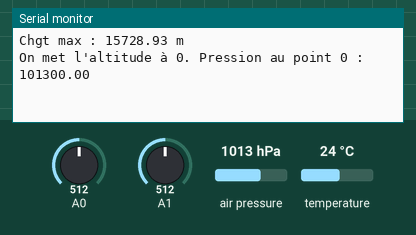
A sketch run on a simulated Arduino Pro Mini, built with avr-gcc and run on an emulated ATmega328P. Shown: the last lines printed to the serial monitor. Wiring (inferred from the names in the program): BMP180 pressure sensor at I2C address 0x77. The inputs (shaded band) are chosen by the test bench; at power-on: air pressure 1013 hPa, A0 = 512, A1 = 512, temperature 24 °C. The modem accepts every AT command (registered, SIM ready, sends succeed) and sends nothing else.

Above: at 1.5 s.
1.6 s: air pressure set to 952 hPa
At 3.2 s:
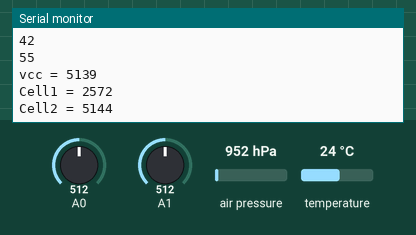
3.8 s: A0 set to 716
At 5.1 s:
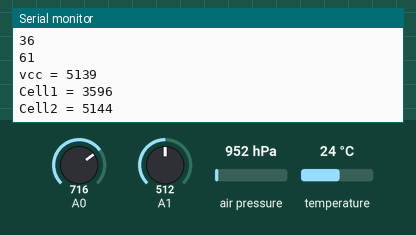
5.3 s: A1 set to 716
6.8 s: temperature set to 12 °C
At 7.3 s:
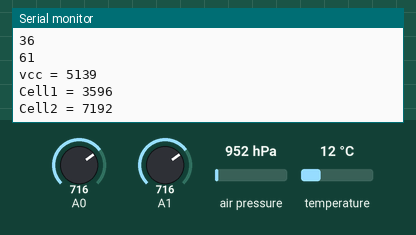
8.3 s: A0 set to 992
At 9.6 s:
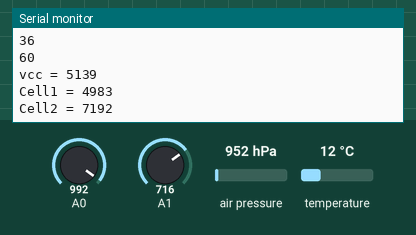
9.8 s: A1 set to 992
At 12.1 s:
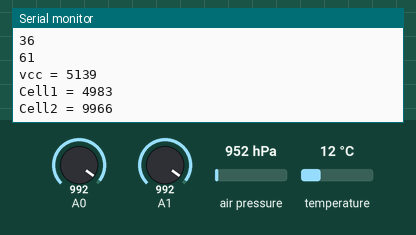
Timing chart, 0 to 12.3 s (numbered marks = the images above; inputs shaded):
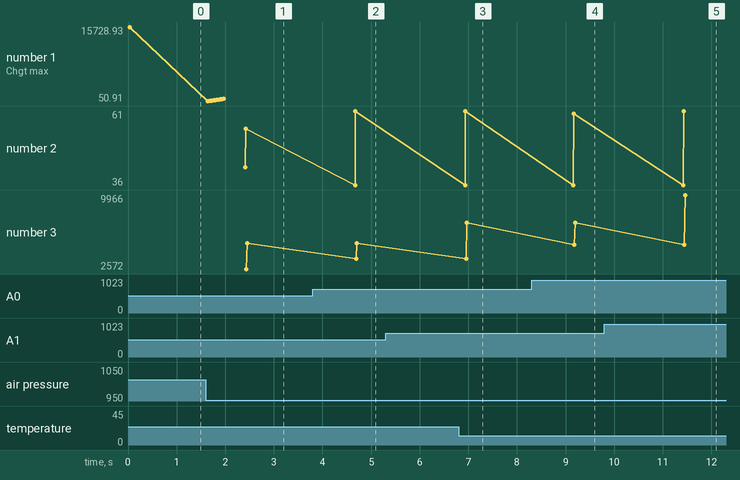

The sketch:

AltitudeTempBMP085.ino
```cpp
//#include <LiquidCrystal.h>

// Author: Grmis, 04/2013
// Arduino Pro Mini 3.3v connected to BMP085 barometer breackout
// throught I2C
// Arduino connected to 'RX' line of FrSky D8R-2 receiver
// through digital Pin (use SoftSerial with inversion)
// Although the arduino is 3.3v, it seems that the 5v receiver understands it :-)

// code based on the original codes by:
// Rolf R Bakke
// R.Schlohan
// BMP085 Extended Example Code by: Jim Lindblom (SparkFun Electronics)
// BMP - Arduino
// GND - GND
// 3.3 - 3.3
// SDA - A4
// SCL - A5


#include <Wire.h> // I2C to communiucate with the sensor
#include <SoftwareSerial.h> // To communicate with the FrSky RX
#include <Time.h>

#define BMP085_ADDRESS 0x77  // I2C address of BMP085

const unsigned char OSS = 3;  // Oversampling Setting 3 => max precision
// Calibration values
int ac1;
int ac2;
int ac3;
unsigned int ac4;
unsigned int ac5;
unsigned int ac6;
int b1;
int b2;
int mb;
int mc;
int md;

// b5 is calculated in bmp085GetTemperature(...), this variable is also used in bmp085GetPressure(...
// so ...Temperature(...) must be called before ...Pressure(...).
long b5;

short temperature; // Temperature, in 0.1 degrees.
short max_temp,min_temp; // Maximum Temperature, in 0.1 degrees.
long pressure; // in Pa
float altitude;
float max_altitude;
//uint16_t max_alt=0;
const int AverageValueCount=10;         // the number of values that will be used to calculate a new average value
int count=0;
long pressure_values[AverageValueCount];// Aray to store the previous pressure values
//const float p0 = 101325;     // Pressure at sea level (Pa)
float p0 = 101325;

#define PIN_SerialTX 2       // the pin to transmit the serial data to the frsky telemetry enabled receiver
#define PIN_Led 13
#define PIN_VoltageCell1 0    //  Pin for measuring Voltage of cell 1 ( Analog In Pin! )
#define PIN_VoltageCell2 1    //  Pin for measuring Voltage of cell 2 ( Analog In Pin! )
#define PIN_VoltageCell3 2    //  Pin for measuring Voltage of cell 3 ( Analog In Pin! )

// Software Serial is used including the Inverted Signal option ( the "true" in the line below )
// The corresponding pin has to be connected to the 'rx' pin of the receiver
SoftwareSerial mySerial(0, PIN_SerialTX,true);

#define FRSKY_USERDATA_GPS_ALT_B    0x01
#define FRSKY_USERDATA_TEMP1        0x02
#define FRSKY_USERDATA_RPM          0x03
#define FRSKY_USERDATA_FUEL         0x04
#define FRSKY_USERDATA_TEMP2        0x05
#define FRSKY_USERDATA_CELL_VOLT    0x06

#define FRSKY_USERDATA_GPS_ALT_A    0x09
#define FRSKY_USERDATA_BARO_ALT_B   0x10
#define FRSKY_USERDATA_GPS_SPEED_B  0x11
#define FRSKY_USERDATA_GPS_LONG_B   0x12
#define FRSKY_USERDATA_GPS_LAT_B    0x13
#define FRSKY_USERDATA_GPS_CURSE_B  0x14
#define FRSKY_USERDATA_GPS_DM       0x15
#define FRSKY_USERDATA_GPS_YEAR     0x16
#define FRSKY_USERDATA_GPS_HM       0x17
#define FRSKY_USERDATA_GPS_SEC      0x18
#define FRSKY_USERDATA_GPS_SPEED_A  0x19
#define FRSKY_USERDATA_GPS_LONG_A   0x1A
#define FRSKY_USERDATA_GPS_LAT_A    0x1B
#define FRSKY_USERDATA_GPS_CURSE_A  0x1C

#define FRSKY_USERDATA_BARO_ALT_A   0x21
#define FRSKY_USERDATA_GPS_LONG_EW  0x22
#define FRSKY_USERDATA_GPS_LAT_EW   0x23
#define FRSKY_USERDATA_ACC_X        0x24
#define FRSKY_USERDATA_ACC_Y        0x25
#define FRSKY_USERDATA_ACC_Z        0x26

#define FRSKY_USERDATA_CURRENT      0x28

#define FRSKY_USERDATA_VOLTAGE_B    0x3A
#define FRSKY_USERDATA_VOLTAGE_A    0x3B

unsigned long lastMillisFrame1,lastMillisFrame2,lastMillisFrame3,startMillis;

//un-comment the line below if you want some messages to be transmitted on the serial line (to console/PC)
#define DEBUG

void setup() {
  Wire.begin();
#ifdef DEBUG
  Serial.begin(9600);
#endif

  // set the data rate for the SoftwareSerial port
  // this is the speed of the UART of the FrSky  receiver
  mySerial.begin(9600);

// Read the (factory) calibration data of the pressure sensor
  bmp085Calibration();


  //SendValue(FRSKY_USERDATA_VOLTAGE_B,0);
  //SendValue(FRSKY_USERDATA_VOLTAGE_A,0);
  //SendValue(FRSKY_USERDATA_CURRENT,3);

  //10 mesures pour moyenner
  for (int i=0;i<AverageValueCount;i++) pressure_values[i]=0;
  altitude=getAltitude();
  altitude=getAltitude();
  altitude=getAltitude();
  altitude=getAltitude();
  altitude=getAltitude();
  altitude=getAltitude();
  altitude=getAltitude();
  altitude=getAltitude();
  altitude=getAltitude();
  altitude=getAltitude();
  p0 = pressure; // L'altitude de reference est l'altitude courante
  #ifdef DEBUG
  Serial.print("On met l'altitude à 0. Pression au point 0 : ");
  Serial.println(p0);
  #endif
  max_temp=-999;
  min_temp=999;
  max_altitude = 0;
  startMillis = millis();
}

short n=0;
void loop() {
   altitude=getAltitude();

#ifdef DEBUG
  n++;
#endif
  // Frame to send every 300ms
  if( (lastMillisFrame1 + 300) <=millis()) {
  ledOn();
  SendAlt(max_altitude);
   SendValue(FRSKY_USERDATA_TEMP2 , altitude);
    lastMillisFrame1=millis();
   ledOff();


  // Frame to send every 2s
  if( (lastMillisFrame2 + 2000) <=millis()) {
    SendCellVoltage(0,ReadVoltage(PIN_VoltageCell1));
    SendCellVoltage(1,ReadVoltage(PIN_VoltageCell2) * 2);//On multiplie par 2 carpontdiviseur de tension 1:2
    SendSec();
    //On transmet les heures/minutes que l'on a changé de minutes
    //if( ((millis() - startMillis) / 60000) != ((lastMillisFrame2 - startMillis) / 60000))
    //{
      SendHourMinutes();
    //}
#ifdef DEBUG
    Serial.print("Temperature: ");
    Serial.print(temperature, DEC);
    Serial.println(" *0.1 deg C");
    Serial.print("Pressure: ");
    Serial.print(pressure, DEC);
    Serial.println(" Pa");

    Serial.print("Altitude: ");
    Serial.print(altitude, 2);
    Serial.println(" m");
    Serial.print("Max : ");
    Serial.print(max_altitude, 2);
    Serial.println(" m");
    Serial.println((millis()-lastMillisFrame2)/n);
    Serial.println(n);n=0;
    Serial.print("vcc = ");
    Serial.println(readVccMv());
    Serial.print("Cell1 = ");
    Serial.println(ReadVoltage(PIN_VoltageCell1));
    Serial.print("Cell2 = ");
    Serial.println(ReadVoltage(PIN_VoltageCell2)*2);
#endif
    lastMillisFrame2=millis();

  // Frame to send every 5s
  if( (lastMillisFrame3 + 5000) <=millis()) {
    SendTemperature(temperature/10);
    //SendValue(FRSKY_USERDATA_GPS_ALT_B,max_alt);
    lastMillisFrame3=millis();

  }
  }
  }

}

void SendValue(uint8_t ID, uint16_t Value) {
  uint8_t tmp1 = Value & 0x00ff;
  uint8_t tmp2 = (Value & 0xff00)>>8;
  mySerial.write(0x5E);
  mySerial.write(ID);
  if(tmp1 == 0x5E) {
    mySerial.write(0x5D);
    mySerial.write(0x3E);
  }
  else if(tmp1 == 0x5D) {
    mySerial.write(0x5D);
    mySerial.write(0x3D);
  }
  else {
    mySerial.write(tmp1);
  }
  if(tmp2 == 0x5E) {
    mySerial.write(0x5D);
    mySerial.write(0x3E);
  }
  else if(tmp2 == 0x5D) {
    mySerial.write(0x5D);
    mySerial.write(0x3D);
  }
  else {
    mySerial.write(tmp2);
  }
  mySerial.write(0x5E);
}
uint16_t ReadVoltage(int pin)
{
  // Convert the analog reading (which goes from 0 - 1023) to a millivolt value
  return uint16_t(
  //   (float) analogRead(pin) * (5.0 / 1023.0) *1000
  (float) analogRead(pin) * (float)(readVccMv() /1023.0)
    );

}
void SendCellVoltage(uint8_t cellID, uint16_t voltage) {
  voltage /= 2;
  uint8_t v1 = (voltage & 0x0f00)>>8 | (cellID<<4 & 0xf0);
  uint8_t v2 = (voltage & 0x00ff);
  uint16_t Value = (v1 & 0x00ff) | (v2<<8);
  SendValue(FRSKY_USERDATA_CELL_VOLT, Value);
}

void SendTemperature(int16_t tempc) {
  SendValue(FRSKY_USERDATA_TEMP1, tempc);
  if (tempc<min_temp) min_temp=tempc;
  //SendValue(FRSKY_USERDATA_TEMP2, min_temp);
}

void SendAlt(float alt)
{
  int16_t Meter = int16_t(alt);
  uint16_t Centimeter =  uint16_t((abs(alt) -abs(Meter)) *100);
  SendValue(FRSKY_USERDATA_BARO_ALT_B, Meter);
  SendValue(FRSKY_USERDATA_BARO_ALT_A, Centimeter);
}

void SendSec() {
  ///SendValue(FRSKY_USERDATA_GPS_SEC, second());
  unsigned long v_Second = (millis() - startMillis) / 1000;
  unsigned long v_Minutes = v_Second / 60;
  v_Second = v_Second - (v_Minutes * 60);
  SendValue(FRSKY_USERDATA_GPS_SEC, v_Second);
}
void SendHourMinutes() {
  unsigned int v_Second = (millis() - startMillis) / 1000;
  unsigned int v_Minutes = v_Second / 60;
  const uint16_t hm=  ( ( v_Minutes& 0x00ff)<<8 )+ (0 & 0x00ff);
  ///const uint16_t hm=  ( ( minute()& 0x00ff)<<8 )+ (hour() & 0x00ff);
  SendValue(FRSKY_USERDATA_GPS_HM,hm);
}

float getAltitude() {
  temperature=bmp085GetTemperature(bmp085ReadUT());
  pressure=bmp085GetPressure(bmp085ReadUP());
  pressure_values[count++]=pressure;
  if (count>=AverageValueCount) count=0;

  float average_pressure=0;
  for (int i=0;i<AverageValueCount;i++) average_pressure+=(float) pressure_values[i];
  average_pressure/=p0*AverageValueCount;
  //return ((float)44330 * (1 - pow(average_pressure, 0.190295)));
  float v_alt = ((float)44330 * (1 - pow(average_pressure, 0.190295)));
  if (v_alt > max_altitude)
  {
    max_altitude=v_alt;
    #ifdef DEBUG
    Serial.print("Chgt max : ");
    Serial.print(max_altitude, 2);
    Serial.println(" m");
    #endif
  }
  return v_alt;
}

void ledOn() {
  digitalWrite(PIN_Led,1);
}

void ledOff() {
  digitalWrite(PIN_Led,0);
}

/* readVcc - Read the real internal supply voltageof the arduino

 Improving Accuracy
 While the large tolerance of the internal 1.1 volt reference greatly limits the accuracy
 of this measurement, for individual projects we can compensate for greater accuracy.
 To do so, simply measure your Vcc with a voltmeter and with our readVcc() function.
 Then, replace the constant 1125300L with a new constant:

 scale_constant = internal1.1Ref * 1023 * 1000

 where

 internal1.1Ref = 1.1 * Vcc1 (per voltmeter) / Vcc2 (per readVcc() function)

 This calibrated value will be good for the AVR chip measured only, and may be subject to
 temperature variation. Feel free to experiment with your own measurements.
 */
/*
     Meine Versorgungsspannung per Multimeter =4,87V
 1,1*4870 /5115 =1,047311827957
 */
//const long scaleConst = 1071.4 * 1000 ; // internalRef * 1023 * 1000;
//const long scaleConst = 1125.300 * 1000 ; // internalRef * 1023 * 1000;
const long scaleConst = 1156.300 * 1000 ; // internalRef * 1023 * 1000;
int readVccMv() {
  // Read 1.1V reference against AVcc
  // set the reference to Vcc and the measurement to the internal 1.1V reference
#if defined(__AVR_ATmega32U4__) || defined(__AVR_ATmega1280__) || defined(__AVR_ATmega2560__)
  ADMUX = _BV(REFS0) | _BV(MUX4) | _BV(MUX3) | _BV(MUX2) | _BV(MUX1);
#elif defined (__AVR_ATtiny24__) || defined(__AVR_ATtiny44__) || defined(__AVR_ATtiny84__)
  ADMUX = _BV(MUX5) | _BV(MUX0);
#elif defined (__AVR_ATtiny25__) || defined(__AVR_ATtiny45__) || defined(__AVR_ATtiny85__)
  ADMUX = _BV(MUX3) | _BV(MUX2);
#else
  ADMUX = _BV(REFS0) | _BV(MUX3) | _BV(MUX2) | _BV(MUX1);
#endif

  delay(2); // Wait for Vref to settle
  ADCSRA |= _BV(ADSC); // Start conversion
  while (bit_is_set(ADCSRA,ADSC)); // measuring

  uint8_t low  = ADCL; // must read ADCL first - it then locks ADCH
  uint8_t high = ADCH; // unlocks both

  long result = (high<<8) | low;

  //result = 1125300L / result; // Calculate Vcc (in mV); 1125300 = 1.1*1023*1000
  result = scaleConst / result; // Calculate Vcc (in mV); 1125300 = 1.1*1023*1000
  return (int)result; // Vcc in millivolts
}

void bmp085Calibration()
{
  ac1 = bmp085ReadInt(0xAA);
  ac2 = bmp085ReadInt(0xAC);
  ac3 = bmp085ReadInt(0xAE);
  ac4 = bmp085ReadInt(0xB0);
  ac5 = bmp085ReadInt(0xB2);
  ac6 = bmp085ReadInt(0xB4);
  b1 = bmp085ReadInt(0xB6);
  b2 = bmp085ReadInt(0xB8);
  mb = bmp085ReadInt(0xBA);
  mc = bmp085ReadInt(0xBC);
  md = bmp085ReadInt(0xBE);
}

// Calculate temperature given ut.
// Value returned will be in units of 0.1 deg C
short bmp085GetTemperature(unsigned int ut) {
  long x1, x2;
  x1 = (((long)ut - (long)ac6)*(long)ac5) >> 15;
  x2 = ((long)mc << 11)/(x1 + md);
  b5 = x1 + x2;
  return ((b5 + 8)>>4);
}

// Calculate pressure given up
// calibration values must be known
// b5 is also required so bmp085GetTemperature(...) must be called first.
// Value returned will be pressure in units of Pa.
long bmp085GetPressure(unsigned long up)
{
  long x1, x2, x3, b3, b6, p;
  unsigned long b4, b7;

  b6 = b5 - 4000;
  // Calculate B3
  x1 = (b2 * (b6 * b6)>>12)>>11;
  x2 = (ac2 * b6)>>11;
  x3 = x1 + x2;
  b3 = (((int32_t) ac1 * 4 + x3)<<OSS) >> 2;

  // Calculate B4
  x1 = (ac3 * b6)>>13;
  x2 = (b1 * ((b6 * b6)>>12))>>16;
  x3 = ((x1 + x2) + 2)>>2;
  b4 = (ac4 * (unsigned long)(x3 + 32768))>>15;

  b7 = ((unsigned long)(up - b3) * (50000>>OSS));
  if (b7 < 0x80000000)
    p = (b7<<1)/b4;
  else
    p = (b7/b4)<<1;

  x1 = (p>>8) * (p>>8);
  x1 = (x1 * 3038)>>16;
  x2 = (-7357 * p)>>16;
  p += (x1 + x2 + 3791)>>4;

  return p;
}

// Read 1 byte from the BMP085 at 'address'
char bmp085Read(unsigned char address) {
  unsigned char data;
  Wire.beginTransmission(BMP085_ADDRESS);
  Wire.write(address);
  Wire.endTransmission();
  Wire.requestFrom(BMP085_ADDRESS, 1);
  while(!Wire.available());
  return Wire.read();
}

// Read 2 bytes from the BMP085
// First byte will be from 'address'
// Second byte will be from 'address'+1
int bmp085ReadInt(unsigned char address) {
  unsigned char msb, lsb;
  Wire.beginTransmission(BMP085_ADDRESS);
  Wire.write(address);
  Wire.endTransmission();
  Wire.requestFrom(BMP085_ADDRESS, 2);
  while(Wire.available()<2);
  msb = Wire.read();
  lsb = Wire.read();
  return (int) msb<<8 | lsb;
}

// Read the uncompensated temperature value
unsigned int bmp085ReadUT() {
  unsigned int ut;

  // Write 0x2E into Register 0xF4
  // This requests a temperature reading
  Wire.beginTransmission(BMP085_ADDRESS);
  Wire.write(0xF4);
  Wire.write(0x2E);
  Wire.endTransmission();

  // Wait at least 4.5ms
  delay(5);
  //delay(10);
  //delay(8);

  // Read two bytes from registers 0xF6 and 0xF7
  ut = bmp085ReadInt(0xF6);
  return ut;
}

// Read the uncompensated pressure value
unsigned long bmp085ReadUP()
{
  unsigned char msb, lsb, xlsb;
  unsigned long up = 0;

  // Write 0x34+(<<6) into register 0xF4
  // Request a pressure reading w/ oversampling setting
  Wire.beginTransmission(BMP085_ADDRESS);
  Wire.write(0xF4);
  Wire.write(0x34 + (OSS<<6));
  Wire.endTransmission();

  // Wait for conversion, delay time dependent on OSS
  delay(2 + (3<<OSS));
  //delay(4 + (6<<OSS));// For my 8MHz Arduino Pro mini ?

  // Read register 0xF6 (MSB), 0xF7 (LSB), and 0xF8 (XLSB)
  Wire.beginTransmission(BMP085_ADDRESS);
  Wire.write(0xF6);
  Wire.endTransmission();
  Wire.requestFrom(BMP085_ADDRESS, 3);

  // Wait for data to become available
  while(Wire.available() < 3)
    ;
  msb = Wire.read();
  lsb = Wire.read();
  xlsb = Wire.read();

  up = (((unsigned long) msb << 16) | ((unsigned long) lsb << 8) | (unsigned long) xlsb) >> (8-OSS);

  return up;
}
```

Measured:
- after the input at 1.6 s, the serial monitor: prints a new line at once (image 1)
- after the input at 3.8 s, the serial monitor: prints a new line after 0.89 s (image 2)
- after the input at 8.3 s, the serial monitor: prints a new line after 0.88 s (image 4)
- after the input at 9.8 s, the serial monitor: prints a new line after 1.7 s (image 5)
- plotted number 1: 15728.93 → 520.74 after the input at 1.6 s
- plotted number 3: 7192 → 9966 after the input at 9.8 s
